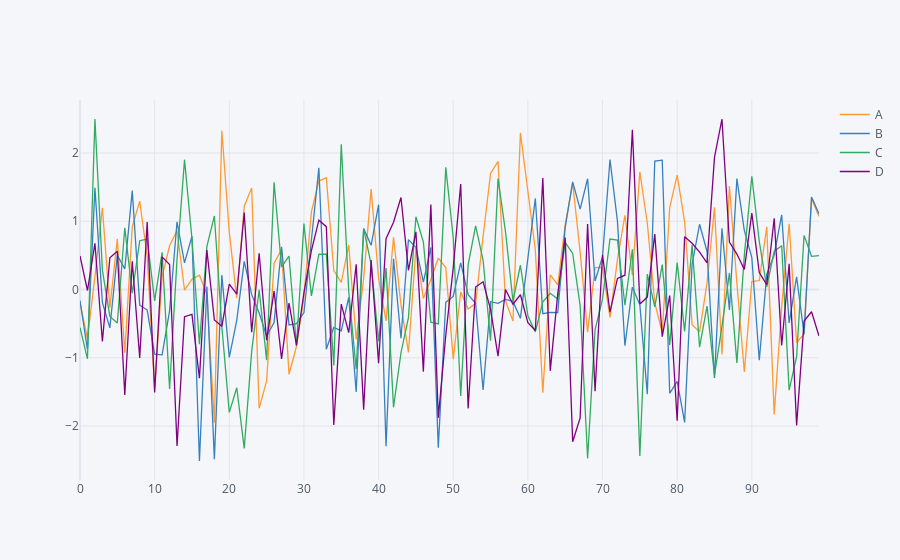

Source (notebook cell):
### Markdown cell above
## Scatter

### Code cell
df.iplot()
